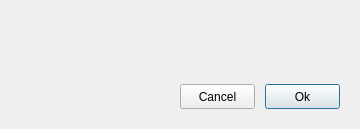
<?xml version="1.0" encoding="UTF-8"?>
<ui version="4.0">
 <class>MessageDialog</class>
 <widget class="QDialog" name="MessageDialog">
  <property name="geometry">
   <rect>
    <x>0</x>
    <y>0</y>
    <width>360</width>
    <height>129</height>
   </rect>
  </property>
  <property name="minimumSize">
   <size>
    <width>360</width>
    <height>0</height>
   </size>
  </property>
  <property name="maximumSize">
   <size>
    <width>360</width>
    <height>16777215</height>
   </size>
  </property>
  <property name="windowTitle">
   <string>MessageDialog</string>
  </property>
  <layout class="QHBoxLayout" name="horizontalLayout">
   <property name="spacing">
    <number>0</number>
   </property>
   <property name="leftMargin">
    <number>5</number>
   </property>
   <property name="topMargin">
    <number>5</number>
   </property>
   <property name="rightMargin">
    <number>5</number>
   </property>
   <property name="bottomMargin">
    <number>5</number>
   </property>
   <item>
    <widget class="QWidget" name="dialogWidgetBg" native="true">
     <layout class="QVBoxLayout" name="verticalLayout">
      <property name="spacing">
       <number>18</number>
      </property>
      <property name="leftMargin">
       <number>0</number>
      </property>
      <property name="topMargin">
       <number>0</number>
      </property>
      <property name="rightMargin">
       <number>0</number>
      </property>
      <property name="bottomMargin">
       <number>0</number>
      </property>
      <item>
       <widget class="BaseTitleWidget" name="widgetTitle" native="true">
        <property name="minimumSize">
         <size>
          <width>0</width>
          <height>28</height>
         </size>
        </property>
        <property name="maximumSize">
         <size>
          <width>16777215</width>
          <height>28</height>
         </size>
        </property>
       </widget>
      </item>
      <item>
       <widget class="QLabel" name="labelMessage">
        <property name="text">
         <string/>
        </property>
        <property name="alignment">
         <set>Qt::AlignCenter</set>
        </property>
       </widget>
      </item>
      <item>
       <layout class="QHBoxLayout" name="horizontalLayout_2">
        <property name="spacing">
         <number>10</number>
        </property>
        <property name="leftMargin">
         <number>15</number>
        </property>
        <property name="rightMargin">
         <number>15</number>
        </property>
        <property name="bottomMargin">
         <number>15</number>
        </property>
        <item>
         <spacer name="horizontalSpacer">
          <property name="orientation">
           <enum>Qt::Horizontal</enum>
          </property>
          <property name="sizeHint" stdset="0">
           <size>
            <width>40</width>
            <height>20</height>
           </size>
          </property>
         </spacer>
        </item>
        <item>
         <widget class="QPushButton" name="buttonCancel">
          <property name="minimumSize">
           <size>
            <width>75</width>
            <height>25</height>
           </size>
          </property>
          <property name="maximumSize">
           <size>
            <width>75</width>
            <height>25</height>
           </size>
          </property>
          <property name="text">
           <string>Cancel</string>
          </property>
         </widget>
        </item>
        <item>
         <widget class="QPushButton" name="buttonOk">
          <property name="minimumSize">
           <size>
            <width>75</width>
            <height>25</height>
           </size>
          </property>
          <property name="maximumSize">
           <size>
            <width>75</width>
            <height>25</height>
           </size>
          </property>
          <property name="text">
           <string>Ok</string>
          </property>
          <property name="default">
           <bool>true</bool>
          </property>
         </widget>
        </item>
       </layout>
      </item>
     </layout>
    </widget>
   </item>
  </layout>
 </widget>
 <customwidgets>
  <customwidget>
   <class>BaseTitleWidget</class>
   <extends>QWidget</extends>
   <header location="global">Widgets.BaseTitleWidget</header>
   <container>1</container>
  </customwidget>
 </customwidgets>
 <resources/>
 <connections>
  <connection>
   <sender>buttonCancel</sender>
   <signal>clicked()</signal>
   <receiver>MessageDialog</receiver>
   <slot>reject()</slot>
   <hints>
    <hint type="sourcelabel">
     <x>223</x>
     <y>92</y>
    </hint>
    <hint type="destinationlabel">
     <x>441</x>
     <y>49</y>
    </hint>
   </hints>
  </connection>
  <connection>
   <sender>buttonOk</sender>
   <signal>clicked()</signal>
   <receiver>MessageDialog</receiver>
   <slot>accept()</slot>
   <hints>
    <hint type="sourcelabel">
     <x>307</x>
     <y>100</y>
    </hint>
    <hint type="destinationlabel">
     <x>555</x>
     <y>67</y>
    </hint>
   </hints>
  </connection>
 </connections>
</ui>
